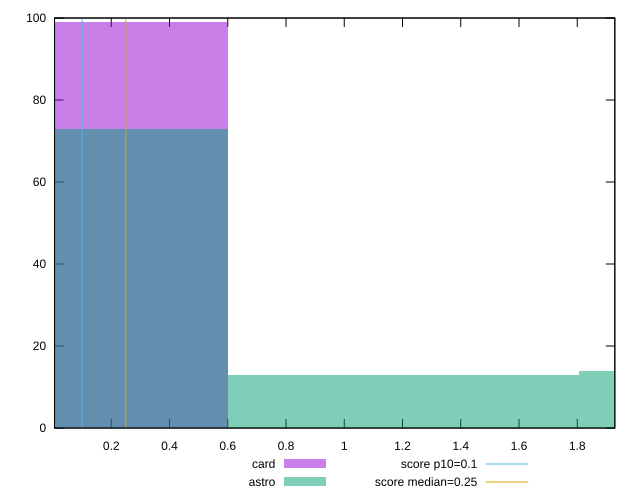

Recreate this plot in gnuplot.
reset

$card <<EOF
0 99
EOF

$astro <<EOF
0 73
2.4064747496677135 14
1.2032373748338567 13
EOF

set key outside below
set boxwidth 1.2032373748338567
set xrange [0.005289688110351562:1.9289843750000002]
set yrange [0:100]
set trange [0:100]
set style fill transparent solid 0.5 noborder

set parametric
set terminal svg size 640, 500 enhanced background rgb 'white'
set output "report/report_00029_2021-02-24T13-36-40.390Z/cumulative-layout-shift/comparison/histogram/2_vs_3.svg"

plot $card title "card" with boxes, \
     $astro title "astro" with boxes, \
     0.1,t title "score p10=0.1", \
     0.25,t title "score median=0.25"

reset
